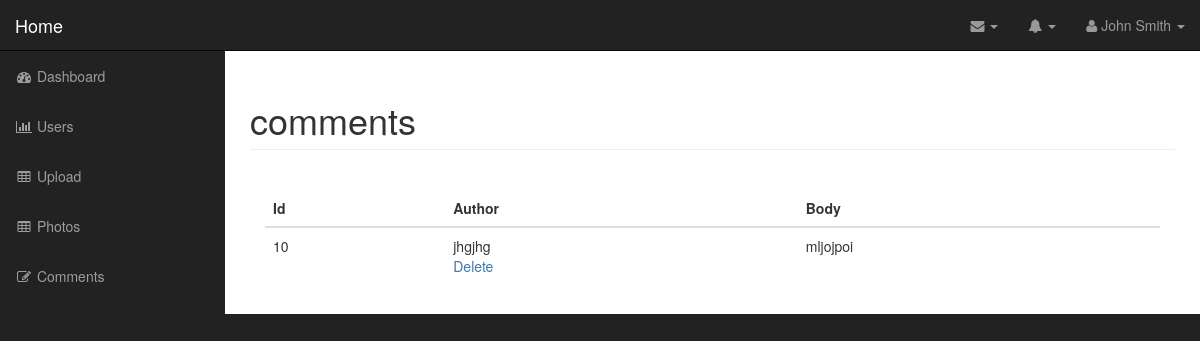
The app's page /admin/comment_photo.php?id=9 (signed in) with its own data.
### tables this page shows
CREATE TABLE `comments` (
  `id` int(11) NOT NULL,
  `photo_id` int(11) NOT NULL,
  `author` varchar(255) NOT NULL,
  `body` text NOT NULL
);

### admin/includes/database.php (called while the page is built, shortened)
<?php
class Database{
    public $connection;
    public $db;
    function __construct(){
        $this->db = $this->open_db_connection();
    }
    public function open_db_connection(){
        $this->connection = new mysqli(DB_HOST, DB_USER, DB_PASS, DB_NAME);
        return $this->connection;
    }
    public function query($sql){
        $result = $this->db->query($sql);
        return $result;
    }
    public function escape_string($string){
        return $this->connection->real_escape_string($string);
    }
}
$database = new Database();
?>

### admin/includes/comment.php (called while the page is built, shortened)
<?php
class Comment extends DB_object{
    protected static $db_table = 'comments';
    public static function find_the_comments($photo_id=0){
        global $database;
        $sql ="SELECT * FROM ". self::$db_table ." WHERE photo_id =" . $database->escape_string($photo_id) . " ORDER BY photo_id ASC";
        return self::find_by_query($sql);
    }
}

### admin/includes/db_object.php (called while the page is built, shortened)
<?php
class DB_object{
    public static function find_by_query($sql){
        global $database;
        $result_set = $database->query($sql);
        $the_object_array = array();
        while ($row = mysqli_fetch_array($result_set)){
            $the_object_array[] = static::instantation($row);
        }
        return $the_object_array;
    }
    public static function instantation($the_record){
        $the_object = new $calling_class;
        foreach($the_record as $the_attribute => $value) {
            if($the_object->has_the_attribute($the_attribute)){
                $the_object->$the_attribute = $value;
            }
        }
        return $the_object;
    }
    private function has_the_attribute($the_attribute){
        $object_property = get_object_vars($this);
        return array_key_exists($the_attribute, $object_property);
    }
}

### admin/comment_photo.php (the view, shortened to what this page needs)
<?php include("includes/header.php"); ?>
<?php
$comments = Comment::find_the_comments($_GET['id']);
?>
<nav class="navbar navbar-inverse navbar-fixed-top" role="navigation">
    <?php
    include("includes/top_nav.php");
    ?>
    <?php
    include("includes/side_nav.php");
    ?>
</nav>
<div id="page-wrapper">
    <div class="container-fluid">
        <div class="row">
            <div class="col-lg-12">
                <h1 class="page-header">
                    comments
                </h1>
                <br>
                <div class="col-md-12">
                    <table class="table table-hover">
                        <thead>
                        <tr>
                            <th>Id</th>
                            <th>Author</th>
                            <th>Body</th>
                        </tr>
                        </thead>
                        <tbody>
                        <?php foreach ($comments as $comment) : ?>
                            <tr>
                                <td><?php echo $comment->id; ?></td>
                                <td><?php echo $comment->author; ?>
                                    <div class="action_links">
                                        <a href="delete_comment_photo.php?id=<?php echo $comment->id; ?>">Delete</a>
                                    </div>
                                </td>
                                <td><?php echo $comment->body; ?></td>
                            </tr>
                        <?php endforeach; ?>
                        </tbody>
                    </table>
                </div>
            </div>
        </div>
    </div>
</div>
<?php include("includes/footer.php"); ?>

### admin/css/sb-admin.css (style rules this page uses)
body { margin-top: 100px; background-color: #222; }
@media (min-width:768px) { body { margin-top: 50px; } }
#page-wrapper { width: 100%; padding: 0; background-color: #fff; }
@media (min-width:768px) { #page-wrapper { padding: 10px; } }

### records on screen
comments: id "10", author "jhgjhg", body "mljojpoi"
